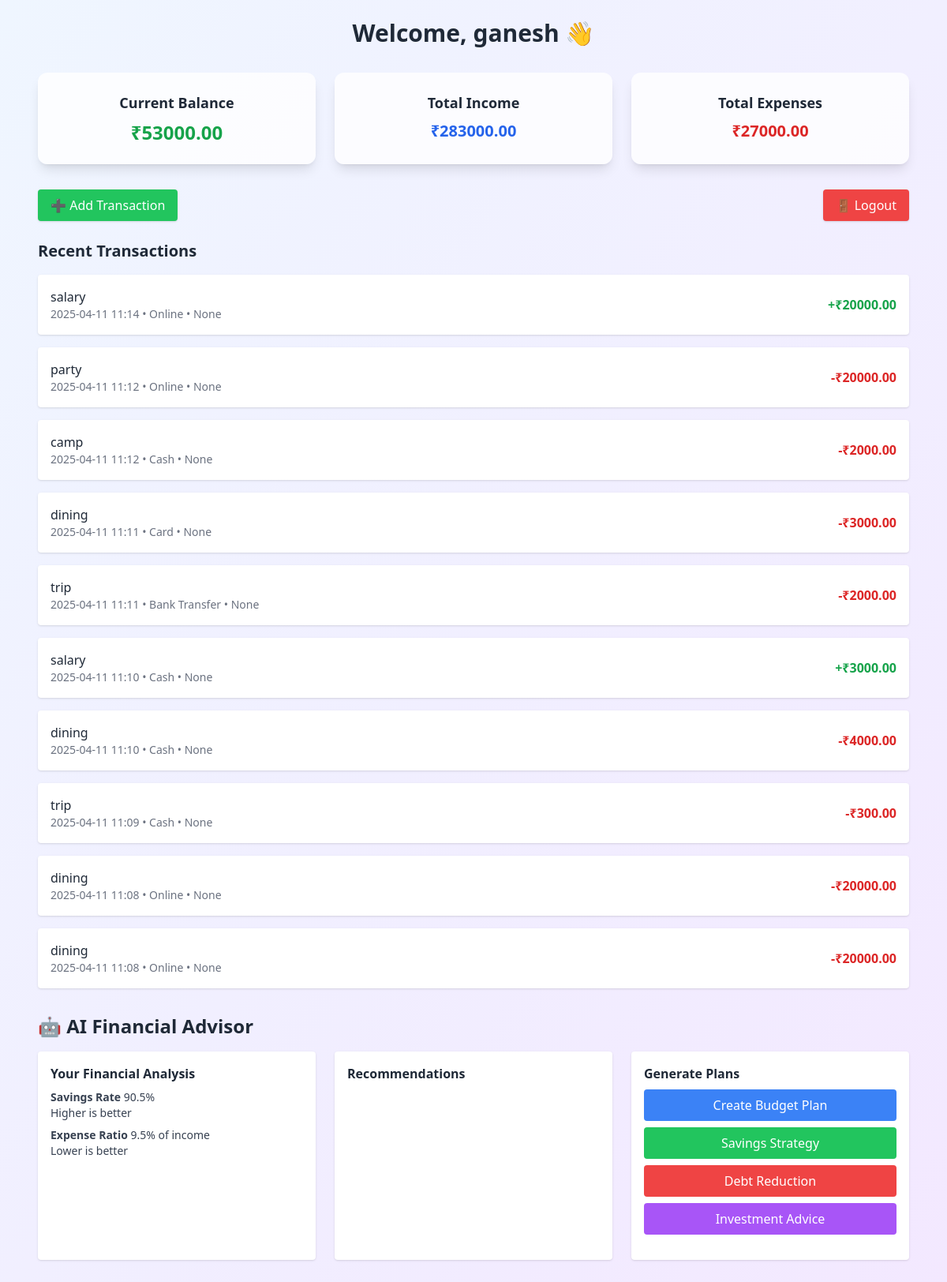
The app's page / (signed in) with its own data.
### core/models.py (models this page shows, shortened)
class Transaction(models.Model):
    user = models.ForeignKey(User, on_delete=models.CASCADE)
    TRANSACTION_TYPES = [
        ('Income', 'Income'),
        ('Expense', 'Expense'),
        ('Withdrawal', 'Withdrawal'),
        ('Investment', 'Investment'),
    ]
    PAYMENT_MODES = [
        ('Cash', 'Cash'),
        ('Card', 'Card'),
        ('Online', 'Online'),
        ('UPI', 'UPI'),
        ('Bank Transfer', 'Bank Transfer'),
    ]
    type = models.CharField(max_length=20, choices=TRANSACTION_TYPES)
    amount = models.FloatField()
    description = models.CharField(max_length=200)
    category = models.ForeignKey(Category, on_delete=models.SET_NULL, null=True, blank=True)
    payment_mode = models.CharField(max_length=50, choices=PAYMENT_MODES, default='Online')
    date = models.DateTimeField(default=timezone.now)
    is_consumed = models.BooleanField(default=False)  # only for Withdrawal
    is_recurring = models.BooleanField(default=False)
    recurring_frequency = models.CharField(
        max_length=20,
        blank=True,
        choices=[
            ('Daily', 'Daily'),
            ('Weekly', 'Weekly'),
            ('Monthly', 'Monthly'),
            ('Yearly', 'Yearly')
        ]
    )
    class Meta:
        ordering = ['-date']
        indexes = [
            models.Index(fields=['user', 'date']),
            models.Index(fields=['type']),
            models.Index(fields=['category']),
        ]

### core/views.py (the view)
# urls.py: path('', views.dashboard, name='dashboard'),
@login_required
def dashboard(request):
    now = timezone.now()
    current_month = now.month
    current_year = now.year
    profile, created = Profile.objects.get_or_create(user=request.user)
    transactions = Transaction.objects.filter(user=request.user).order_by('-date')
    income = transactions.filter(type='Income').aggregate(total=Sum('amount'))['total'] or 0
    expenses = transactions.filter(type='Expense').aggregate(total=Sum('amount'))['total'] or 0
    withdrawals = transactions.filter(type='Withdrawal').aggregate(total=Sum('amount'))['total'] or 0
    balance = income - expenses - withdrawals
    monthly_data = get_monthly_breakdown(request.user, current_year)
    category_spending = get_category_spending(request.user, current_month, current_year)
    context = {
        'profile': profile,
        'transactions': transactions[:10],
        'income': income,
        'expenses': expenses,
        'withdrawals': withdrawals,
        'balance': balance,
        'monthly_data': json.dumps(monthly_data),
        'category_spending': list(category_spending),
        'financial_advice': generate_financial_advice(request.user, profile, balance),
        'upcoming_payments': get_upcoming_payments(request.user),
        'spending_suggestions': get_spending_suggestions(request.user, profile, balance),
        'payment_modes': transactions.values('payment_mode').annotate(
            total=Sum('amount'),
            count=Count('id')
        ).order_by('-total'),
        'current_month': calendar.month_name[current_month],
        'current_year': current_year,
        'monthly_budget': profile.monthly_budget,
    }
    return render(request, 'dashboard.html', context)

### core/views.py (called while the page is built, shortened)
def get_category_spending(user, month, year):
    return Transaction.objects.filter(
        user=user,
        type='Expense',
        date__year=year,
        date__month=month
    ).values('category__name').annotate(
        total=Sum('amount'),
        count=Count('id')
    ).order_by('-total')

def get_upcoming_payments(user):
    now = timezone.now()
    upcoming = []
    recurring_transactions = Transaction.objects.filter(
        user=user,
        is_recurring=True,
        date__gte=now - timedelta(days=30)
    )
    upcoming.sort(key=lambda x: x['next_payment'])
    return upcoming[:5]

def get_spending_suggestions(user, profile, current_balance):
    suggestions = []
    if current_balance < profile.emergency_fund_target:
        suggestions.append(f"Prioritize saving ₹{profile.emergency_fund_target - current_balance:,.2f} for emergency fund.")
    monthly_expense = get_monthly_spending(user)
    if profile.monthly_budget > 0 and monthly_expense < profile.monthly_budget * 0.7:
        suggestions.append(f"You have ₹{profile.monthly_budget - monthly_expense:,.2f} budget surplus.")
    if profile.savings_goal > 0:
        suggestions.append(f"Remember your savings goal: {profile.savings_goal_name} (₹{profile.savings_goal:,.2f})")
    return suggestions

def get_monthly_spending(user):
    now = timezone.now()
    return Transaction.objects.filter(
        user=user,
        type='Expense',
        date__year=now.year,
        date__month=now.month
    ).aggregate(total=Sum('amount'))['total'] or 0

### core/templates/dashboard.html (shortened to what this page needs)
<!DOCTYPE html>
<html lang="en">
<head>
    <script src="https://cdn.tailwindcss.com"></script>
</head>
<body class="bg-gradient-to-br from-blue-50 to-purple-100 min-h-screen text-gray-800">
    <div class="max-w-6xl mx-auto p-6">
        <header class="mb-8 text-center">
            <h2 class="text-3xl font-bold">Welcome, {{ request.user.username }} 👋</h2>
        </header>
        <section class="grid grid-cols-1 md:grid-cols-3 gap-6 mb-8">
            <div class="bg-white bg-opacity-80 shadow-lg rounded-xl p-6 text-center">
                <h3 class="text-lg font-semibold mb-2">Current Balance</h3>
                <p class="text-2xl font-bold text-green-600">₹{{ balance|floatformat:2 }}</p>
            </div>
            <div class="bg-white bg-opacity-80 shadow-lg rounded-xl p-6 text-center">
                <h3 class="text-lg font-semibold mb-2">Total Income</h3>
                <p class="text-xl font-bold text-blue-600">₹{{ income|floatformat:2 }}</p>
            </div>
            <div class="bg-white bg-opacity-80 shadow-lg rounded-xl p-6 text-center">
                <h3 class="text-lg font-semibold mb-2">Total Expenses</h3>
                <p class="text-xl font-bold text-red-600">₹{{ expenses|floatformat:2 }}</p>
            </div>
        </section>
        <div class="flex justify-between items-center mb-6">
            <a href="{% url 'add_transaction' %}" class="bg-green-500 hover:bg-green-600 text-white px-4 py-2 rounded shadow">➕ Add Transaction</a>
            <a href="{% url 'logout' %}" class="bg-red-500 hover:bg-red-600 text-white px-4 py-2 rounded shadow">🚪 Logout</a>
        </div>
        <section class="mb-8">
            <h3 class="text-xl font-semibold mb-4">Recent Transactions</h3>
            <ul class="space-y-4">
                {% for t in transactions %}
                <li class="bg-white p-4 shadow rounded flex justify-between items-center">
                    <div>
                        <p class="font-medium">{{ t.description }}</p>
                        <p class="text-sm text-gray-500">{{ t.date|date:"Y-m-d H:i" }} • {{ t.payment_mode }} • {{ t.category }}</p>
                    </div>
                    <span class="{% if t.type == 'Income' %}text-green-600{% else %}text-red-600{% endif %} font-bold">
                        {% if t.type == 'Income' %}+{% else %}-{% endif %}₹{{ t.amount|floatformat:2 }}
                    </span>
                </li>
                {% empty %}
                <li class="text-gray-600">No transactions yet. Add your first transaction!</li>
                {% endfor %}
            </ul>
        </section>
        <section class="mb-8">
            <h3 class="text-2xl font-bold mb-4">🤖 AI Financial Advisor</h3>
            <div class="grid grid-cols-1 md:grid-cols-3 gap-6">
                <div class="bg-white p-4 rounded shadow">
                    <h4 class="font-semibold mb-2">Your Financial Analysis</h4>
                    <div id="ai-analysis-results" class="space-y-2 text-sm text-gray-700"></div>
                </div>
                <div class="bg-white p-4 rounded shadow">
                    <h4 class="font-semibold mb-2">Recommendations</h4>
                </div>
                <div class="bg-white p-4 rounded shadow">
                    <h4 class="font-semibold mb-2">Generate Plans</h4>
                    <div class="space-y-2 mb-4">
                        <button onclick="generatePlan('budget')" class="w-full bg-blue-500 hover:bg-blue-600 text-white py-2 rounded">Create Budget Plan</button>
                        <button onclick="generatePlan('savings')" class="w-full bg-green-500 hover:bg-green-600 text-white py-2 rounded">Savings Strategy</button>
                        <button onclick="generatePlan('debt')" class="w-full bg-red-500 hover:bg-red-600 text-white py-2 rounded">Debt Reduction</button>
                        <button onclick="generatePlan('investment')" class="w-full bg-purple-500 hover:bg-purple-600 text-white py-2 rounded">Investment Advice</button>
                    </div>
                </div>
            </div>
        </section>
    </div>
</body>
</html>

### records on screen
Transaction: description "salary", date "2025-04-11 11:14", payment_mode "Online", category "None", amount "20000.00"
Transaction: description "party", date "2025-04-11 11:12", payment_mode "Online", category "None", amount "20000.00"
Transaction: description "camp", date "2025-04-11 11:12", payment_mode "Cash", category "None", amount "2000.00"
Transaction: description "dining", date "2025-04-11 11:11", payment_mode "Card", category "None", amount "3000.00"
Transaction: description "trip", date "2025-04-11 11:11", payment_mode "Bank Transfer", category "None", amount "2000.00"
Transaction: description "salary", date "2025-04-11 11:10", payment_mode "Cash", category "None", amount "3000.00"
Transaction: description "dining", date "2025-04-11 11:10", payment_mode "Cash", category "None", amount "4000.00"
Transaction: description "trip", date "2025-04-11 11:09", payment_mode "Cash", category "None", amount "300.00"
Transaction: description "dining", date "2025-04-11 11:08", payment_mode "Online", category "None", amount "20000.00"
Transaction: description "dining", date "2025-04-11 11:08", payment_mode "Online", category "None", amount "20000.00"

### other values on screen
{{ request.user.username }} "ganesh"
{{ balance|floatformat:2 }} "53000.00"
{{ income|floatformat:2 }} "283000.00"
{{ expenses|floatformat:2 }} "27000.00"
